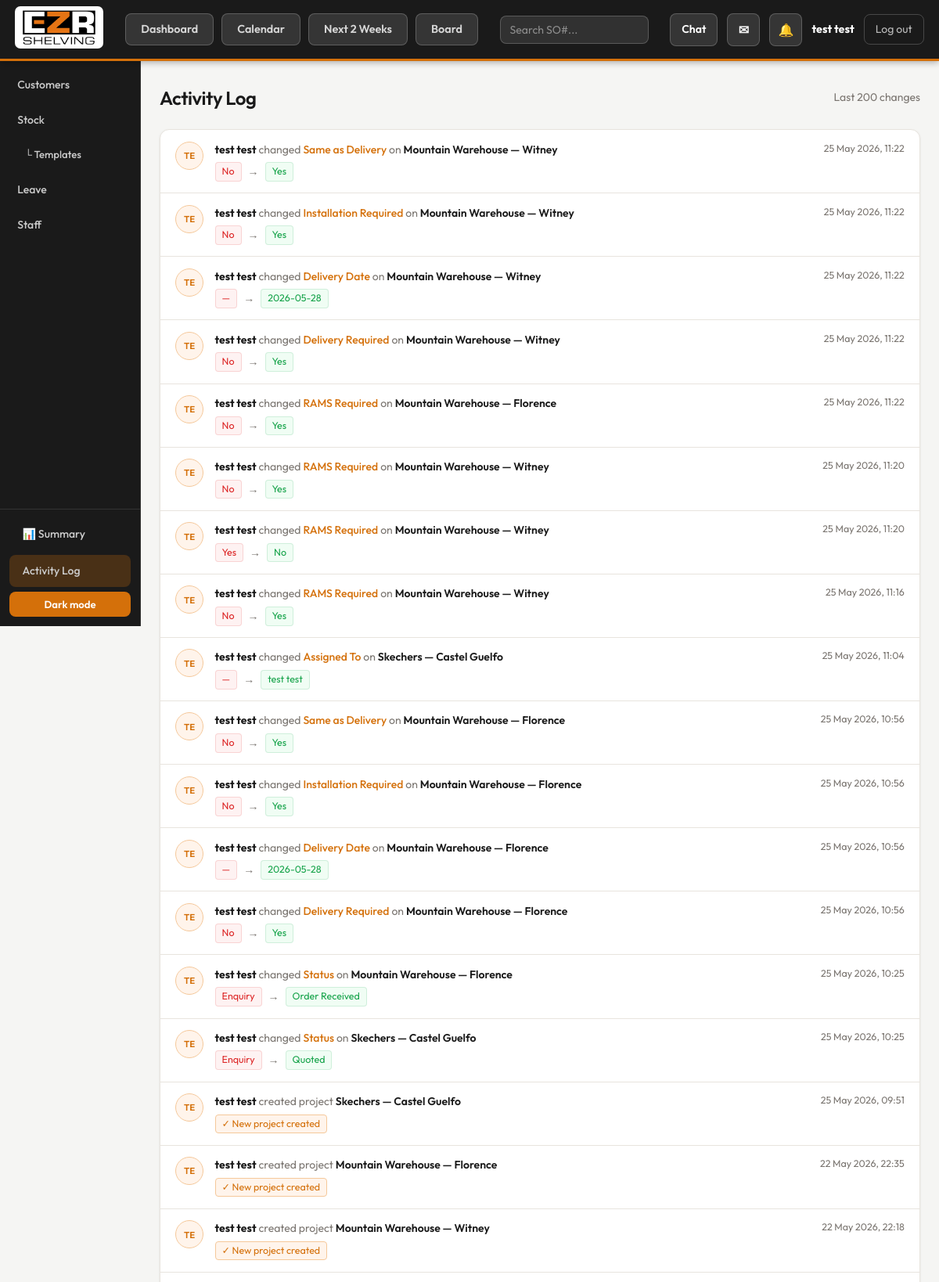
Screenshot of /log/ (signed in, upper part) with the database file from the repository.
### projects/models.py (models this page shows, shortened)
class ProjectLog(models.Model):
    project   = models.ForeignKey(Project, on_delete=models.CASCADE, related_name='logs')
    user      = models.ForeignKey(User, null=True, blank=True, on_delete=models.SET_NULL)
    field     = models.CharField(max_length=100)
    old_value = models.TextField(blank=True)
    new_value = models.TextField(blank=True)
    timestamp = models.DateTimeField(auto_now_add=True)
    class Meta:
        ordering = ['-timestamp']

class Project(models.Model):
    STATUS_CHOICES = [
        ('enquiry',      'Enquiry'),
        ('quoted',       'Quoted'),
        ('order_received','Order Received'),
        ('processed',    'Processed'),
        ('completed',    'Completed'),
        ('on_hold',      'On Hold'),
        ('cancelled',    'Cancelled'),
    ]
    INSTALL_DATE_TYPE = [('exact','Exact Date'),('month','Month')]
    MONTH_PART        = [('','Any'),('early','Early'),('mid','Mid'),('end','End')]
    project_name   = models.CharField(max_length=200)
    customer       = models.CharField(max_length=200)
    location       = models.CharField(max_length=300, blank=True)
    description    = models.CharField(max_length=300, blank=True)
    status         = models.CharField(max_length=30, choices=STATUS_CHOICES, default='enquiry')
    sales_order    = models.CharField(max_length=5, blank=True)
    drawing_number = models.CharField(max_length=100, blank=True)
    delivery_required = models.BooleanField(default=False)
    delivery_date     = models.DateField(null=True, blank=True)
    delivery_booked   = models.BooleanField(default=False)
    installation_required         = models.BooleanField(default=False)
    installation_same_as_delivery = models.BooleanField(default=False)
    installation_date_type        = models.CharField(max_length=10, choices=INSTALL_DATE_TYPE, default='exact')
    installation_date             = models.DateField(null=True, blank=True)
    installation_month            = models.CharField(max_length=7, blank=True)
    installation_month_part       = models.CharField(max_length=5, choices=MONTH_PART, blank=True, default='')
    installation_booked           = models.BooleanField(default=False)
    rams_required = models.BooleanField(default=False)
    rams_sent     = models.BooleanField(default=False)
    assigned_to    = models.ForeignKey(User, null=True, blank=True, on_delete=models.SET_NULL, related_name='assigned_projects')
    notes          = models.TextField(blank=True)
    created_by     = models.ForeignKey(User, null=True, blank=True, on_delete=models.SET_NULL, related_name='created_projects')
    addr_line1    = models.CharField(max_length=200, blank=True)
    addr_line2    = models.CharField(max_length=200, blank=True)
    addr_city     = models.CharField(max_length=100, blank=True)
    addr_county   = models.CharField(max_length=100, blank=True)
    addr_postcode = models.CharField(max_length=20, blank=True)
    addr_fao      = models.CharField(max_length=200, blank=True)
    addr_phone    = models.CharField(max_length=30, blank=True)
    last_edited_by = models.ForeignKey(User, null=True, blank=True, on_delete=models.SET_NULL, related_name='edited_projects')
    created_at     = models.DateTimeField(auto_now_add=True)
    updated_at     = models.DateTimeField(auto_now=True)
    class Meta:
        ordering = ['-created_at']

### projects/views.py (the view)
# urls.py: path('log/',                          views.activity_log,          name='activity_log'),
@login_required
def activity_log(request):
    logs = ProjectLog.objects.select_related('project','user').order_by('-timestamp')[:200]
    return render(request, 'projects/activity_log.html', {'logs': logs})

### projects/templates/projects/activity_log.html (shortened to what this page needs)
{% extends 'projects/base.html' %}
{% block content %}
<div class="pg-hdr">
  <h1 class="pg-title">Activity Log</h1>
  <span style="font-size:.875rem;color:var(--mut);">Last 200 changes</span>
</div>
<div class="log-card">
  {% if logs %}
  {% for log in logs %}
  <div class="log-row">
    <div class="log-av">{{ log.user.get_full_name|default:log.user.username|slice:":2"|upper }}</div>
    <div class="log-body">
      <div>
        <strong>{% if log.user %}{{ log.user.get_full_name|default:log.user.username }}{% else %}Unknown{% endif %}</strong>
        {% if log.field == "Project created" %}
          <span style="color:var(--mut)"> created project </span>
        {% else %}
          <span style="color:var(--mut)"> changed </span>
          <span class="log-field">{{ log.field }}</span>
          <span style="color:var(--mut)"> on </span>
        {% endif %}
        <span class="log-project"><a href="{% url 'project_edit' log.project.pk %}">{{ log.project.project_name }}</a></span>
      </div>
      <div class="log-pills">
        {% if log.field == "Project created" %}
          <span class="pill-created">✓ New project created</span>
        {% else %}
          {% if log.old_value %}<span class="pill-old">{{ log.old_value }}</span>{% endif %}
          <span style="color:var(--mut);">→</span>
          <span class="pill-new">{{ log.new_value }}</span>
        {% endif %}
      </div>
    </div>
    <div class="log-time">{{ log.timestamp|date:"d M Y, H:i" }}</div>
  </div>
  {% endfor %}
  {% else %}
  <div class="empty">No changes recorded yet.</div>
  {% endif %}
</div>
{% endblock %}

### projects/templates/projects/base.html (shortened to what this page needs)
{% load static %}
<!DOCTYPE html>
<html lang="en" data-theme="dark">
<head>
</head>
<body>
<nav class="top-nav">
  <div style="display:flex;align-items:center;gap:.75rem;">
    <div class="nav-logo">
      <a href="{% url 'dashboard' %}"><img src="{% static 'logo.png' %}" alt="EZR Shelving"></a>
    </div>
  </div>
  {% if user.is_authenticated %}
  <div class="nav-links">
    <a href="{% url 'dashboard' %}" class="nav-btn {% if request.resolver_match.url_name == 'dashboard' %}active-nav{% endif %}">Dashboard</a>
    <a href="{% url 'calendar_view' %}" class="nav-btn {% if request.resolver_match.url_name == 'calendar_view' %}active-nav{% endif %}">Calendar</a>
    <a href="{% url 'week_view' %}" class="nav-btn {% if request.resolver_match.url_name == 'week_view' %}active-nav{% endif %}">Next 2 Weeks</a>
    <a href="{% url 'board_view' %}" class="nav-btn {% if request.resolver_match.url_name == 'board_view' %}active-nav{% endif %}">Board</a>
  </div>
  <div class="nav-so-wrap">
    <input type="text" id="nav-so-input" class="nav-so-input" placeholder="Search SO#..." autocomplete="off">
  </div>
  <div class="nav-right">
    <a href="{% url 'team_chat' %}" class="nav-icon {% if request.resolver_match.url_name == 'team_chat' %}active-nav{% endif %}" style="width:auto;padding:0 14px;font-size:.88rem;">Chat</a>
    <a href="{% url 'inbox' %}" class="nav-icon" title="Messages">&#9993;</a>
    <a href="{% url 'notifications' %}" class="nav-icon" title="Notifications">&#128276;</a>
    <a href="{% url 'staff_profile' user.pk %}" class="nav-user" style="text-decoration:none;"><strong>{{ user.get_full_name|default:user.username }}</strong></a>
    <a href="{% url 'logout' %}" class="nav-logout">Log out</a>
  </div>
  {% endif %}
</nav>
{% if user.is_authenticated %}
<div class="left-sidebar">
  <div class="sb-section">
    <a href="{% url 'customer_list' %}" class="{% if request.resolver_match.url_name == 'customer_list' or request.resolver_match.url_name == 'customer_detail' %}sb-active{% endif %}">Customers</a>
    <a href="{% url 'stock_list' %}" class="{% if request.resolver_match.url_name == 'stock_list' %}sb-active{% endif %}">Stock</a>
    <a href="{% url 'template_list' %}" class="" style="padding-left:1.8rem;font-size:.82rem;border-left:3px solid transparent;">└ Templates</a>
    <a href="{% url 'leave_overview' %}" class="{% if request.resolver_match.url_name == 'leave_overview' %}sb-active{% endif %}">Leave</a>
    <a href="{% url 'staff_directory' %}" class="{% if request.resolver_match.url_name == 'staff_directory' or request.resolver_match.url_name == 'staff_profile' %}sb-active{% endif %}">Staff</a>
  </div>
  <div class="sb-bottom">
    <a href="{% url 'monthly_summary' %}" class="{% if request.resolver_match.url_name == 'monthly_summary' %}sb-active{% endif %}" style="display:block;padding:.6rem .85rem;margin-bottom:.4rem;border-radius:var(--rad);font-size:.875rem;font-weight:500;color:#ccc;text-decoration:none;border-left:3px solid transparent;">📊 Summary</a>
    <a href="{% url 'activity_log' %}" class="{% if request.resolver_match.url_name == 'activity_log' %}sb-active{% endif %}" style="display:block;padding:.6rem .85rem;margin-bottom:.4rem;border-radius:var(--rad);font-size:.875rem;font-weight:500;color:#ccc;text-decoration:none;border-left:3px solid transparent;">Activity Log</a>
    <button id="theme-btn" onclick="toggleTheme()">Dark mode</button>
  </div>
</div>
<div class="main-content">
{% else %}
<div class="main-content-no-sidebar">
{% endif %}
  <div class="container">
    {% block content %}{% endblock %}
  </div>
</div>
</body>
</html>

### rows the page displays
ProjectLog: user.get_full_name "TE", user.get_full_name "test test", field "Same as Delivery", project.project_name "Mountain Warehouse — Witney", old_value "No", new_value "Yes", timestamp "25 May 2026, 11:22"
ProjectLog: user.get_full_name "TE", user.get_full_name "test test", field "Installation Required", project.project_name "Mountain Warehouse — Witney", old_value "No", new_value "Yes", timestamp "25 May 2026, 11:22"
ProjectLog: user.get_full_name "TE", user.get_full_name "test test", field "Delivery Date", project.project_name "Mountain Warehouse — Witney", old_value "—", new_value "2026-05-28", timestamp "25 May 2026, 11:22"
ProjectLog: user.get_full_name "TE", user.get_full_name "test test", field "Delivery Required", project.project_name "Mountain Warehouse — Witney", old_value "No", new_value "Yes", timestamp "25 May 2026, 11:22"
ProjectLog: user.get_full_name "TE", user.get_full_name "test test", field "RAMS Required", project.project_name "Mountain Warehouse — Florence", old_value "No", new_value "Yes", timestamp "25 May 2026, 11:22"
ProjectLog: user.get_full_name "TE", user.get_full_name "test test", field "RAMS Required", project.project_name "Mountain Warehouse — Witney", old_value "No", new_value "Yes", timestamp "25 May 2026, 11:20"
ProjectLog: user.get_full_name "TE", user.get_full_name "test test", field "RAMS Required", project.project_name "Mountain Warehouse — Witney", old_value "Yes", new_value "No", timestamp "25 May 2026, 11:20"
ProjectLog: user.get_full_name "TE", user.get_full_name "test test", field "RAMS Required", project.project_name "Mountain Warehouse — Witney", old_value "No", new_value "Yes", timestamp "25 May 2026, 11:16"
ProjectLog: user.get_full_name "TE", user.get_full_name "test test", field "Assigned To", project.project_name "Skechers — Castel Guelfo", old_value "—", new_value "test test", timestamp "25 May 2026, 11:04"
ProjectLog: user.get_full_name "TE", user.get_full_name "test test", field "Same as Delivery", project.project_name "Mountain Warehouse — Florence", old_value "No", new_value "Yes", timestamp "25 May 2026, 10:56"
ProjectLog: user.get_full_name "TE", user.get_full_name "test test", field "Installation Required", project.project_name "Mountain Warehouse — Florence", old_value "No", new_value "Yes", timestamp "25 May 2026, 10:56"
ProjectLog: user.get_full_name "TE", user.get_full_name "test test", field "Delivery Date", project.project_name "Mountain Warehouse — Florence", old_value "—", new_value "2026-05-28", timestamp "25 May 2026, 10:56"
ProjectLog: user.get_full_name "TE", user.get_full_name "test test", field "Delivery Required", project.project_name "Mountain Warehouse — Florence", old_value "No", new_value "Yes", timestamp "25 May 2026, 10:56"
ProjectLog: user.get_full_name "TE", user.get_full_name "test test", field "Status", project.project_name "Mountain Warehouse — Florence", old_value "Enquiry", new_value "Order Received", timestamp "25 May 2026, 10:25"
ProjectLog: user.get_full_name "TE", user.get_full_name "test test", field "Status", project.project_name "Skechers — Castel Guelfo", old_value "Enquiry", new_value "Quoted", timestamp "25 May 2026, 10:25"
ProjectLog: user.get_full_name "TE", user.get_full_name "test test", field "created project", project.project_name "Skechers — Castel Guelfo", timestamp "25 May 2026, 09:51"
ProjectLog: user.get_full_name "TE", user.get_full_name "test test", field "created project", project.project_name "Mountain Warehouse — Florence", timestamp "22 May 2026, 22:35"
ProjectLog: user.get_full_name "TE", user.get_full_name "test test", field "created project", project.project_name "Mountain Warehouse — Witney", timestamp "22 May 2026, 22:18"

### other values shown
{{ user.get_full_name|default:user.username }} "test test"
